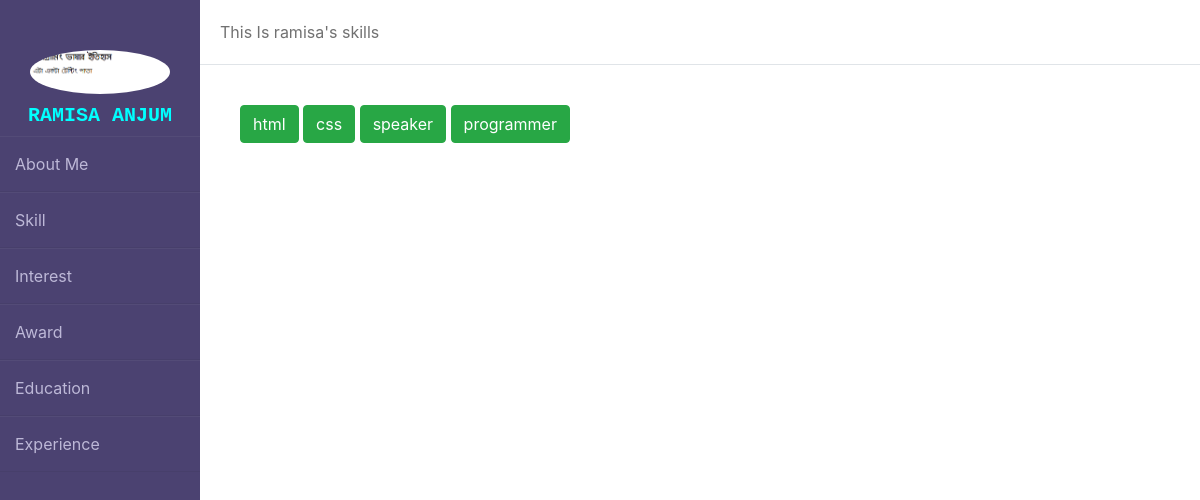
Page /portfolio/ramisa/skill on the committed database.
### portfolioapp/models.py (models this page shows, shortened)
class Profile(models.Model):
    user = models.OneToOneField(User, on_delete=models.CASCADE)
    name = models.CharField(max_length = 250)
    photo = models.ImageField()
    address = models.CharField(max_length = 250, blank = True, null = True)
    fb_id = models.CharField(max_length = 250, blank=True, null=True)
    linkedin_id = models.CharField(max_length = 250, blank=True, null=True)

class Skill(models.Model):
    user = models.ForeignKey(User, on_delete=models.CASCADE)
    name = models.CharField(max_length = 250)

### portfolioapp/views.py (the view)
# urls.py: path('<name>/skill', skill, name='skill'),
def skill(request, name):
    profile = Profile.objects.get(user__username = name)
    skills = Skill.objects.filter(user__username = name)
    context = {'skills':skills, 'name':name, 'title':'skills', 'profile':profile}
    return render(request, 'skill.html', context)

### templates/skill.html (shortened to what this page needs)
{% extends 'base.html' %}
{% block profile %}
<img src="{{profile.photo.url}}">
    <h4>{{ profile.name }}</h4>
{% endblock %}
{% block name %}
        {{ name }}<span>'s</span> {{ title }}
    {% endblock %}
{% block content %}
    {% for i in skills %}
        <button type="button" class="btn btn-success">{{ i.name }}</button>
    {% endfor %}
{% endblock %}

### static/css/style.css (style rules this page uses)
* { margin: 0; padding: 0; text-decoration: none; list-style: none; }
body { background:#f3f5f9; }
.sidebar img { width: 70%; height: 100%; border-radius: 100%; margin-bottom: 10px; margin-top: 20px; }
.sidebar h4 { font-size: 20px; font-weight: 900; font-family: 'Courier New', Courier, monospace; color: aqua; text-transform: uppercase; }

### rows in the picture
Profile: photo (picture), name "RAMISA ANJUM"
Skill: name "html"
Skill: name "css"
Skill: name "speaker"
Skill: name "programmer"

### other values in the picture
{{ name }} "ramisa"
{{ title }} "skills"
